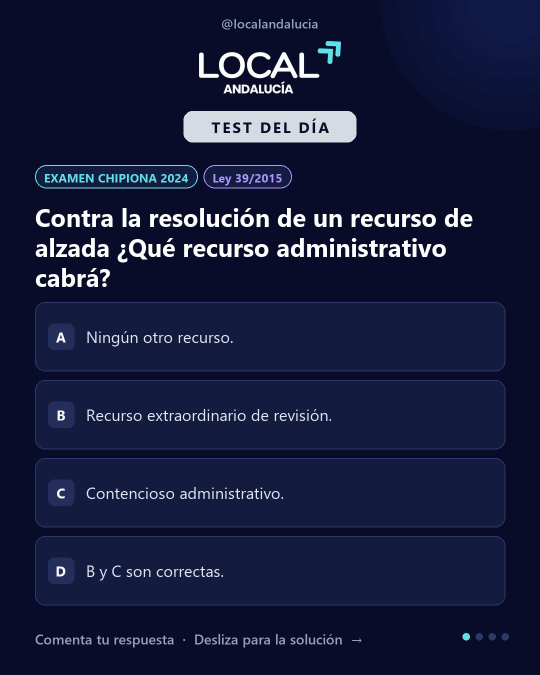
#> input picture cola/2026-10-12/01.jpg, 1080 x 1350 px, given in place of LOCAL ANDALUCÍA.png, which was not available (shown at 1/2 size)
$ python cuenta_atras.py
#> lines starting #> are read from the running program, lines starting #| are printed output that depends on the picture; pictures that were not available may be replaced by others from this repository, and a replacement may not be noted
### generador/carrusel.py
"""Dibuja los carruseles de @localandalucia (1080x1350, tema oscuro de la marca).

Formatos:
  - test        pregunta · solucion · trampa · cta
  - corta       caso (1-2) · pregunta · solucion · trampa · cta          (supuesto con opciones)
  - desarrollo  caso (1-2) · pregunta · respuesta modelo (1-3) · cta     (supuesto sin opciones)
  - infraccion  conducta + "¿leve, grave o muy grave?" · solucion · cta

Prueba rapida:
    python carrusel.py "20. RECURSOS IA/CODIFICADO/TRÁFICO COMPLETO - CODIFICADO.xlsx#4"
"""
import os
import re
import sys

from PIL import Image, ImageDraw, ImageFont

from datos import RAIZ, acortar, es_desarrollo

LOGO = os.path.join(RAIZ, "30. IMÁGENES", "LOGO", "LOCAL ANDALUCÍA.png")
URL_APP = "app.localandalucia.com"
USUARIO = "@localandalucia"

W, H = 1080, 1350
M = 70  # margen lateral
TOP = 330  # donde empieza el contenido (debajo de la cabecera)
LIMITE = H - 150  # por debajo va el pie
MIN_CASO = 350  # mas corto: el caso va en la diapositiva de la pregunta (nunca se omite)

# Paleta de la marca (logo y posts anteriores)
FONDO = (11, 37, 69)        # azul marino de la infografia (#0b2545)
FONDO_ALTO = (13, 44, 85)   # degradado: arriba (#0d2c55)
FONDO_BAJO = (8, 26, 51)    # degradado: abajo (#081a33)
TARJETA = (24, 50, 84)      # tarjeta translucida sobre el fondo
BORDE = (58, 86, 124)
CIAN = (92, 225, 230)
BLANCO = (255, 255, 255)
TEXTO = (226, 230, 242)
GRIS = (150, 160, 192)
PILDORA = (214, 218, 226)
VERDE = (52, 199, 120)
NARANJA = (245, 166, 35)
ROJO = (235, 87, 87)
MORADO = (176, 146, 255)
AMBAR = (242, 183, 5)       # antetitulos (#f2b705)
NAVY_TXT = (11, 37, 69)

MARCA = "POLICÍA LOCAL"     # pastilla de la cabecera
LISTA_CTA = ["+15.000 preguntas de exámenes oficiales", "Supuestos prácticos resueltos paso a paso",
             "Codificado de infracciones y esquemas visuales", "Plan completo: 9,99 €/mes, precio congelado"]

GRAVEDAD = {"leve": VERDE, "grave": NARANJA, "muy grave": ROJO}

FUENTES = "C:/Windows/Fonts/"
TIT = "bahn:Bold Condensed"    # titulos y preguntas (Bahnschrift, como la infografia)
DISPLAY = "bahn:Bold"         # cifras y botones
SEMI = "bahn:SemiBold"        # antetitulos y etiquetas
TXT = "segoeui.ttf"
TXT_B = "segoeuib.ttf"
TXT_SB = "seguisb.ttf"
TXT_I = "segoeuii.ttf"

_cache = {}


def fuente(nombre, tam):
    """Admite "bahn:<variante>" para Bahnschrift (fuente variable de Windows)."""
    if (nombre, tam) not in _cache:
        try:
            if nombre.startswith("bahn:"):
                f = ImageFont.truetype(FUENTES + "bahnschrift.ttf", tam)
                f.set_variation_by_name(nombre[5:])
            else:
                f = ImageFont.truetype(FUENTES + nombre, tam)
        except OSError:
            f = ImageFont.truetype(FUENTES + TXT_B, tam)
        _cache[(nombre, tam)] = f
    return _cache[(nombre, tam)]


# ---------------------------------------------------------------- texto

def envolver(draw, texto, f, ancho):
    lineas = []
    for parrafo in texto.split("\n"):
        actual = ""
        for p in parrafo.split():
            prueba = (actual + " " + p).strip()
            if draw.textlength(prueba, font=f) <= ancho:
                actual = prueba
            else:
                if actual:
                    lineas.append(actual)
                actual = p
        lineas.append(actual)
    return lineas


def ajustar(draw, texto, nombre, ancho, alto, maximo, minimo=22, interlineado=1.3):
    for tam in range(maximo, minimo - 1, -2):
        f = fuente(nombre, tam)
        lineas = envolver(draw, texto, f, ancho)
        if len(lineas) * tam * interlineado <= alto:
            return f, lineas, tam
    f = fuente(nombre, minimo)
    return f, envolver(draw, texto, f, ancho), minimo


def escribir(draw, xy, lineas, f, tam, color, interlineado=1.3):
    x, y = xy
    for ln in lineas:
        draw.text((x, y), ln, font=f, fill=color)
        y += int(tam * interlineado)
    return y


# [17 lines left out: functions paginar, sin_mayusculas, not called in this run]


def formatear_respuesta(t):
    t = re.sub(r"\s+(?=(?:[a-h]\)|\d{1,2}\.\s|[-•]\s)\s*[A-ZÁÉÍÓÚ])", "\n", t)
    return t.strip()


# [18 lines left out: functions frase_relevante, cuantia_legible, not called in this run]


# ---------------------------------------------------------------- piezas comunes

_logo = None


def logo():
    """Logo blanco y cian con fondo transparente."""
    global _logo
    if _logo is None:
        img = Image.open(LOGO).convert("RGB")
        img = img.crop(img.convert("L").point(lambda v: 255 if v > 40 else 0).getbbox())
        img = img.convert("RGBA")
        img.putdata([(r, g, b, min(255, max(r, g, b) * 2)) for r, g, b, _ in img.getdata()])
        alto = 105
        _logo = img.resize((int(img.width * alto / img.height), alto), Image.LANCZOS)
    return _logo


def texto_espaciado(d, centro_x, y, texto, f, color, espacio=4):
    ancho = sum(d.textlength(c, font=f) for c in texto) + espacio * (len(texto) - 1)
    x = centro_x - ancho / 2
    for c in texto:
        d.text((x, y), c, font=f, fill=color)
        x += d.textlength(c, font=f) + espacio


_fondos = {}


def fondo_base(w, h):
    """Degradado azul (arriba mas claro, abajo mas oscuro) con rayas diagonales muy suaves,
    como el fondo de la infografia. Se calcula una vez por tamaño."""
    if (w, h) not in _fondos:
        img = Image.new("RGB", (w, h))
        d = ImageDraw.Draw(img)
        for y in range(h):
            t = y / (h - 1)
            if t < 0.55:
                a, b, k = FONDO_ALTO, FONDO, t / 0.55
            else:
                a, b, k = FONDO, FONDO_BAJO, (t - 0.55) / 0.45
            d.line((0, y, w, y), fill=tuple(int(a[i] + (b[i] - a[i]) * k) for i in range(3)))
        rayas = Image.new("RGBA", (w, h), (0, 0, 0, 0))
        dr = ImageDraw.Draw(rayas)
        for x in range(-h, w + h, 36):  # franjas de 18 px cada 36 px, a 45 grados
            dr.polygon([(x, 0), (x + 18, 0), (x + 18 + h, h), (x + h, h)], fill=(255, 255, 255, 7))
        brillo = Image.new("RGBA", (w, h), (0, 0, 0, 0))
        db = ImageDraw.Draw(brillo)
        for i in range(8):  # resplandor suave arriba a la derecha
            r = 700 - i * 70
            db.ellipse((w - r // 2, -r // 2, w + r // 2, r // 2), fill=(70, 140, 220, 6))
        img = Image.alpha_composite(Image.alpha_composite(img.convert("RGBA"), rayas), brillo).convert("RGB")
        _fondos[(w, h)] = img
    return _fondos[(w, h)].copy()


def pegatina(img, texto, xy, angulo=-3, tam=34):
    """Etiqueta blanca inclinada con sombra cian, como «Lo que más cae en el examen»."""
    d0 = ImageDraw.Draw(img)
    f = fuente(SEMI, tam)
    ancho, alto = int(d0.textlength(texto, font=f)) + 56, tam + 34
    capa = Image.new("RGBA", (ancho + 20, alto + 20), (0, 0, 0, 0))
    dc = ImageDraw.Draw(capa)
    dc.rounded_rectangle((8, 10, ancho + 8, alto + 10), radius=14, fill=CIAN + (255,))
    dc.rounded_rectangle((0, 0, ancho, alto), radius=14, fill=(255, 255, 255, 255))
    dc.text((28, alto // 2), texto, font=f, fill=NAVY_TXT, anchor="lm")
    capa = capa.rotate(-angulo, expand=True, resample=Image.BICUBIC)
    img.paste(capa, xy, capa)


def lienzo(titulo_pildora):
    """Cabecera como la infografia: logo a la izquierda, pastilla de la marca a la derecha
    y antetitulo en ambar con letras espaciadas."""
    img = fondo_base(W, H)
    d = ImageDraw.Draw(img)
    lg = logo()
    esc = 92 / lg.height
    lg = lg.resize((int(lg.width * esc), 92), Image.LANCZOS)
    img.paste(lg, (M, 52), lg)
    f = fuente(SEMI, 28)
    ancho = sum(d.textlength(c, font=f) for c in MARCA) + 3 * (len(MARCA) - 1) + 56
    x1 = W - M
    d.rounded_rectangle((x1 - ancho, 70, x1, 124), radius=27, outline=CIAN, width=3)
    texto_espaciado(d, x1 - ancho / 2, 82, MARCA, f, CIAN, 3)
    fk = fuente(SEMI, 30)
    x = M
    for c in titulo_pildora:  # antetitulo espaciado, alineado a la izquierda
        d.text((x, 210), c, font=fk, fill=AMBAR)
        x += d.textlength(c, font=fk) + 7
    d.line((M, 262, M + 120, 262), fill=AMBAR, width=4)
    return img, d


def pie(d, texto):
    d.text((M, H - 92), texto, font=fuente(TXT_SB, 28), fill=(185, 200, 221))


def puntos(img, actual, total):
    d = ImageDraw.Draw(img)
    r, sep = 7, 26
    x0 = W - M - (total - 1) * sep
    for i in range(total):
        cx = x0 + i * sep
        d.ellipse((cx - r, H - 77 - r, cx + r, H - 77 + r), fill=CIAN if i == actual else BORDE)


# [22 lines left out: functions etiqueta, fila_etiquetas, not called in this run]


def tarjeta(d, caja, borde=BORDE, fondo=TARJETA, barra=None):
    d.rounded_rectangle(caja, radius=24, fill=fondo, outline=borde, width=2)
    if barra:
        x0, y0, _, y1 = caja
        d.rounded_rectangle((x0, y0 + 18, x0 + 7, y1 - 18), radius=3, fill=barra)


# [32 lines left out: functions caja_texto, tarjeta_opcion, not called in this run]


def pildora(p):
    return {"test": "TEST DEL DÍA", "infraccion": "INFRACCIÓN DEL DÍA"}.get(p["tipo"], "SUPUESTO DEL DÍA")


# ---------------------------------------------------------------- test y supuestos

# [260 lines left out: functions slides_caso, caso_en_linea, slide_pregunta, slide_solucion, slide_trampa, slide_pregunta_abierta and 6 more, not called in this run]


# [10 lines that do not run on import are left out]

### generador/cuenta_atras.py
"""Cuenta atrás de diciembre: «Quedan X días para congelar los 9,99 €/mes».
Quien se suscribe antes de 2027 mantiene 9,99 €/mes mientras siga suscrito (compromiso con los alumnos).
No se menciona el precio de 2027 (no está decidido).

    python cuenta_atras.py programar          # 1, 11, 21 y 31 de diciembre a las 18:00
Mismo archivo en los dos repositorios: usa el carrusel (marca) de cada uno.
"""
import datetime as dt
import json
import os
import sys

from PIL import ImageDraw

import carrusel as C

AQUI = os.path.dirname(os.path.abspath(__file__))
COLA = os.path.join(AQUI, "..", "cola")
FECHAS = ["2026-12-01", "2026-12-11", "2026-12-21", "2026-12-31"]
FIN = dt.date(2027, 1, 1)


def dias_que_quedan(fecha):
    return (FIN - dt.date.fromisoformat(fecha)).days


def slides(fecha):
    W, M = C.W, C.M
    n = dias_que_quedan(fecha)
    imgs = []
    # 1. el numero
    img, d = C.lienzo("PRECIO DE LANZAMIENTO")
    y = C.TOP - 20
    if n == 1:
        d.text((M, y), "ÚLTIMO", font=C.fuente(C.TIT, 190), fill=C.CIAN)
        d.text((M, y + 200), "DÍA", font=C.fuente(C.TIT, 190), fill=C.BLANCO)
        y += 420
    else:
        d.text((M, y - 30), "QUEDAN", font=C.fuente(C.TIT, 90), fill=C.BLANCO)
        d.text((M - 8, y + 50), str(n), font=C.fuente(C.TIT, 330), fill=C.CIAN)
        d.text((M, y + 400), "DÍAS", font=C.fuente(C.TIT, 90), fill=C.BLANCO)
        y += 520
    f, l, t = C.ajustar(d, "para congelar tu precio a 9,99 €/mes", C.TIT, W - 2 * M, 150, 70, 40, 1.05)
    y = C.escribir(d, (M, y), l, f, t, C.BLANCO, 1.05) + 30
    C.pegatina(img, "Se mantiene mientras sigas suscrito", (M - 6, min(y, C.LIMITE - 70)), angulo=-3, tam=34)
    imgs.append(img)
    # 2. como funciona + que incluye
    img, d = C.lienzo("CÓMO FUNCIONA")
    y = C.TOP - 10
    pasos = ["Te suscribes al Plan Completo antes del 1 de enero de 2027.",
             "Pagas 9,99 €/mes y ese precio se queda congelado.",
             "Lo mantienes todos los meses mientras sigas suscrito."]
    for i, p in enumerate(pasos, 1):
        f, l, t = C.ajustar(d, p, C.TXT_SB, W - 2 * M - 150, 160, 36, 26, 1.3)
        alto = max(120, len(l) * int(t * 1.3) + 50)
        C.tarjeta(d, (M, y, W - M, y + alto))
        d.ellipse((M + 30, y + alto // 2 - 34, M + 98, y + alto // 2 + 34), fill=C.AMBAR)
        d.text((M + 64, y + alto // 2), str(i), font=C.fuente(C.DISPLAY, 44), fill=C.NAVY_TXT, anchor="mm")
        C.escribir(d, (M + 126, y + (alto - len(l) * int(t * 1.3)) // 2), l, f, t, C.BLANCO, 1.3)
        y += alto + 20
    y += 10
    d.text((M, y), "Y tienes acceso a:", font=C.fuente(C.SEMI, 36), fill=C.CIAN)
    y += 56
    for item in C.LISTA_CTA[:3]:
        cx, cy = M + 18, y + 20
        d.ellipse((cx - 16, cy - 16, cx + 16, cy + 16), fill=C.CIAN)
        d.line((cx - 8, cy, cx - 2, cy + 7, cx + 9, cy - 7), fill=C.NAVY_TXT, width=4)
        d.text((cx + 34, cy), item, font=C.fuente(C.TXT_SB, 32), fill=C.BLANCO, anchor="lm")
        y += 56
    C.pie(d, "Desliza  >")
    imgs.append(img)
    # 3. cierre
    img, d = C.lienzo("NO LO DEJES PARA ENERO")
    y = C.TOP
    for texto, color in (("ENTRA AHORA", C.BLANCO), ("Y QUÉDATE CON", C.BLANCO), ("9,99 €/MES.", C.CIAN)):
        f, _, _ = C.ajustar(d, texto, C.TIT, W - 2 * M, 110, 104, 56, 1.0)
        d.text((M, y), texto, font=f, fill=color)
        y += 110
    y += 40
    d.rounded_rectangle((M, y, W - M, y + 150), radius=30, fill=C.CIAN)
    d.text((W // 2, y + 44), "Suscríbete en", font=C.fuente(C.SEMI, 34), fill=C.NAVY_TXT, anchor="mm")
    fu, _, _ = C.ajustar(d, C.URL_APP, C.DISPLAY, W - 2 * M - 80, 80, 62, 36, 1.0)
    d.text((W // 2, y + 102), C.URL_APP, font=fu, fill=C.NAVY_TXT, anchor="mm")
    y += 190
    d.text((W // 2, y), "Puedes empezar gratis y pasarte al Plan Completo cuando quieras",
           font=C.fuente(C.TXT_SB, 28), fill=(185, 200, 221), anchor="mm")
    C.pie(d, "Enlace en la bio")
    imgs.append(img)
    return imgs


def texto(fecha):
    n = dias_que_quedan(fecha)
    gancho = "⏳ Último día para congelar tu precio a 9,99 €/mes." if n == 1 else \
        f"⏳ Quedan {n} días para congelar tu precio a 9,99 €/mes."
    return "\n\n".join([
        gancho,
        "Quien se suscriba al Plan Completo antes del 1 de enero de 2027 mantiene los 9,99 €/mes "
        "todos los meses mientras siga suscrito.",
        "Exámenes oficiales resueltos y justificados, supuestos prácticos y mucho más en "
        f"{C.URL_APP} (enlace en la bio). Puedes empezar gratis.",
        "#oposicionesandalucia #oposiciones #preciocongelado",
    ])


def programar():
    for fecha in FECHAS:
        clave = fecha + "_tarde"
        salida = os.path.join(COLA, clave)
        if os.path.exists(os.path.join(salida, "meta.json")):
            print(clave, "ya existe: no se toca")
            continue
        os.makedirs(salida, exist_ok=True)
        imgs = slides(fecha)
#> in fondo_base, `img = Image.new("RGB", (w, h))`: img: PIL image 1080x1350 RGB; every value is 0
#> in fondo_base, `rayas = Image.new("RGBA", (w, h), (0, 0, 0, 0))`: rayas: PIL image 1080x1350 RGBA; every value is 0
#> in logo, img is the input picture: PIL image 1080x1350 RGB; mean R, G, B 23.2, 29.2, 60.3
#> in logo, `img = img.crop(img.convert("L").point(lambda v: 255 if v > 40 else 0)...`:
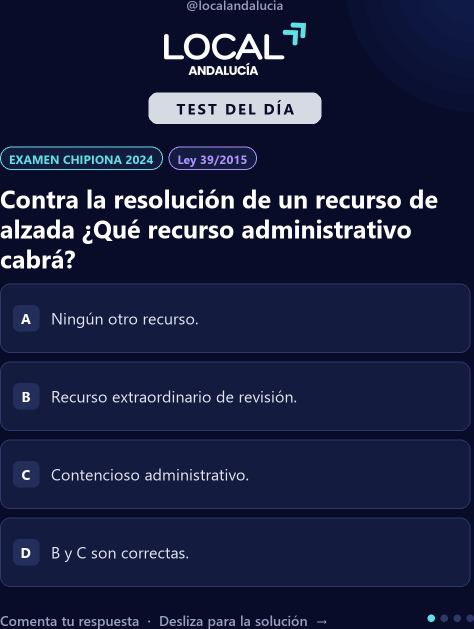
#> img: PIL image 948x1258 RGB (shown at 1/2 size); mean R, G, B 26.5, 32.8, 64.1
#> in logo, `_logo = img.resize((int(img.width * alto / img.height), alto), Image.L..`:
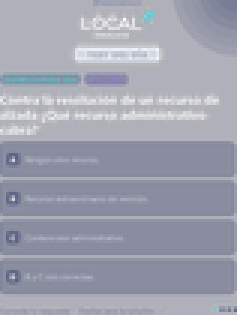
#> _logo: PIL image 79x105 RGBA (shown 3 times larger); mean R, G, B, A 32.7, 38.8, 68.7, 115.2; transparent parts drawn white
#> in lienzo, `lg = lg.resize((int(lg.width * esc), 92), Image.LANCZOS)`:
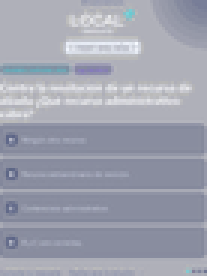
#> lg: PIL image 69x92 RGBA (shown 3 times larger); mean R, G, B, A 33.9, 40, 69.5, 115.3; transparent parts drawn white
#> in lienzo, `ancho = sum(d.textlength(c, font=f) for c in MARCA) + 3 * (len(MARCA) ..`: ancho = 302.6
#> the loop in lienzo, `for c in titulo_pildora:` made 21 passes
#> x on passes 1 to 12: 95.09, 122.9, 148.9, 176.8, 192.7, 223.3, 239.8, 269.9, 295.9, 312.4, 336.1, 363.6
#> after the loop in lienzo, `for c in titulo_pildora:`: x = 608.2
#> in slides, `f, l, t = C.ajustar(d, "para congelar tu precio a 9,99 €/mes", C.TIT, ..`: l = ['para congelar tu precio a', '9,99 €/mes']; t = 70
#> the loop in escribir, `for ln in lineas:` made 2 passes
#> (ln, y) on passes 1 to 2: ('para congelar tu precio a', 903), ('9,99 €/mes', 976)
#> after the loop in escribir, `for ln in lineas:`: y = 976
#> in slides, `y = C.escribir(d, (M, y), l, f, t, C.BLANCO, 1.05) + 30`: y = 1006
#> in pegatina, `d0 = ImageDraw.Draw(img)`:
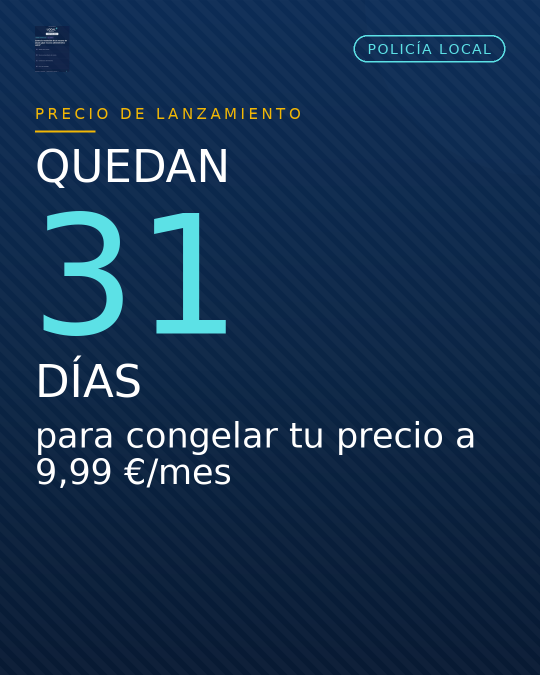
#> img: PIL image 1080x1350 RGB (shown at 1/2 size); mean R, G, B 21.4, 48, 78.7
#> in pegatina, `ancho, alto = int(d0.textlength(texto, font=f)) + 56, tam + 34`: ancho = 674; alto = 68
#> in pegatina, `capa = Image.new("RGBA", (ancho + 20, alto + 20), (0, 0, 0, 0))`: capa: PIL image 694x88 RGBA; every value is 0
#> in pegatina, `capa = capa.rotate(-angulo, expand=True, resample=Image.BICUBIC)`:
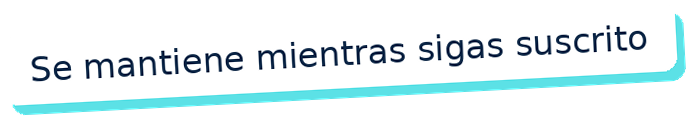
#> capa: PIL image 698x126 RGBA; mean R, G, B, A 130.3, 143, 145, 155.2; transparent parts drawn white
#> in pegatina, `img.paste(capa, xy, capa)`:
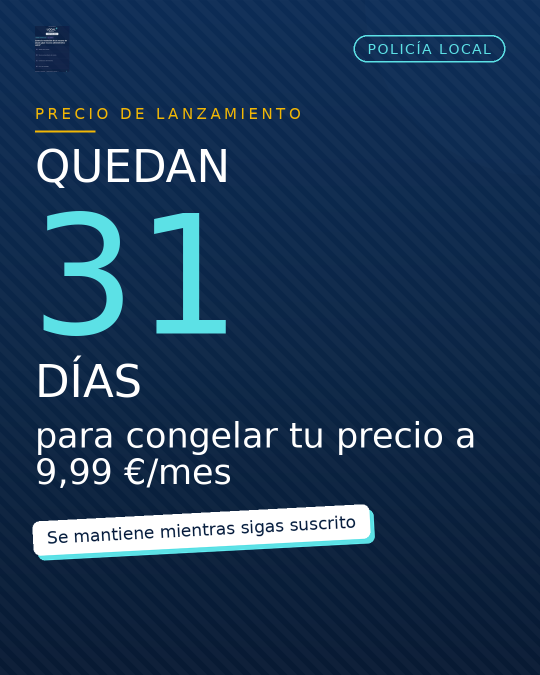
#> img: PIL image 1080x1350 RGB (shown at 1/2 size); mean R, G, B 28.8, 55.3, 85.1
#> the loop in lienzo (call 2), `for c in titulo_pildora:` made 13 passes
#> x on passes 1 to 12: 97.95, 128.6, 161.5, 192.1, 208.6, 232.8, 261.8, 291.2, 319.2, 335, 365.6, 395.1
#> the loop in slides, `for i, p in enumerate(pasos, 1):` made 3 passes
#> (l, y) on passes 2 to 3: (['Pagas 9,99 €/mes y ese precio se queda', 'congelado.'], 644), (['Lo mantienes todos los meses mientras', 'sigas suscrito.'], 806)
#> y on pass 1: 482
#> after the loop in slides, `for i, p in enumerate(pasos, 1):`: y = 806
#> in slides, `y += 10`: y = 816
#> in slides, `y += 56`: y = 872
#> the loop in slides, `for item in C.LISTA_CTA[:3]:` made 3 passes
#> (cy, y) on passes 2 to 3: (948, 984), (1004, 1040)
#> (item, cy, y) on pass 1: ('+15.000 preguntas de exámenes oficiales', 892, 928)
#> after the loop in slides, `for item in C.LISTA_CTA[:3]:`: y = 1040
#> in slides, `y = C.TOP`: y = 330
#> the loop in slides, `for texto, color in (("ENTRA AHORA", C.BLANCO), ("Y QUÉDATE CON", C.BL..` made 3 passes
#> (texto, color, y) on passes 1 to 3: ('ENTRA AHORA', (255, 255, 255), 440), ('Y QUÉDATE CON', (255, 255, 255), 550), ('9,99 €/MES.', (92, 225, 230), 660)
#> after the loop in slides, `for texto, color in (("ENTRA AHORA", C.BLANCO), ("Y QUÉDATE CON", C.BL..`: y = 660
#> in slides, `y += 40`: y = 700
#> the loop in ajustar, `for tam in range(maximo, minimo - 1, -2):` made 1 pass
#> lineas on pass 1: ['app.localandalucia.com']
#> in slides, `y += 190`: y = 890
#> imgs = 3 items
        nombres = []
        for i, im in enumerate(imgs):
            C.puntos(im, i, len(imgs))
            n = f"{i + 1:02d}.jpg"
            im.save(os.path.join(salida, n), "JPEG", quality=90, optimize=True, progressive=True)
            nombres.append(n)
#> this loop made 3 passes
#> n on passes 1 to 3: '01.jpg', '02.jpg', '03.jpg'
#> pass 2, in programar, `im.save(os.path.join(salida, n), "JPEG", quality=90, optimize=True, pr..`:
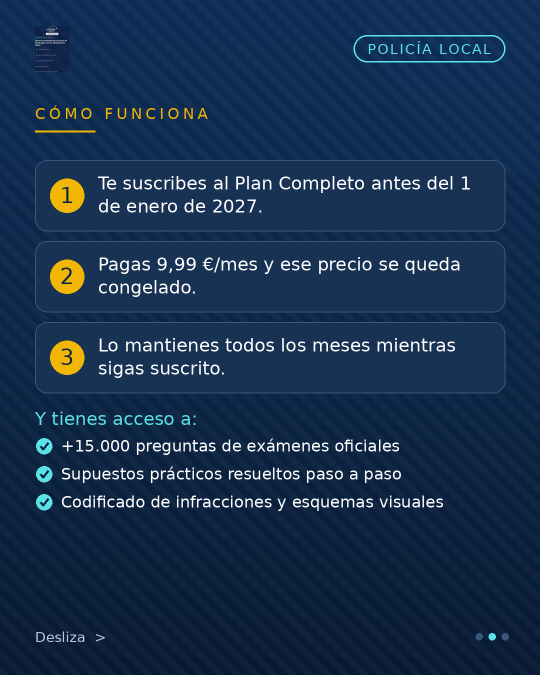
#> saved as 02.jpg: PIL image 1080x1350 RGB (shown at 1/2 size); mean R, G, B 25.2, 49.3, 79
#> after the loop, nombres = ['01.jpg', '02.jpg', '03.jpg']
        open(os.path.join(salida, "caption.txt"), "w", encoding="utf-8").write(texto(fecha))
        meta = {"fecha": fecha, "franja": "tarde", "id": f"cuenta-atras-{fecha}", "formato": "cuenta_atras",
                "tema": "promo", "convocatoria": "", "caso": "", "imagenes": nombres}
#> meta = {'fecha': '2026-12-01', 'franja': 'tarde', 'id': 'cuenta-atras-2026-12-01', 'formato': 'cuenta_atras', 'tema': 'promo', 'convocatoria': '', 'caso': '', 'imagenes': ['01.jpg', '02.jpg', '03.jpg']}
        json.dump(meta, open(os.path.join(salida, "meta.json"), "w", encoding="utf-8"), ensure_ascii=False, indent=1, sort_keys=True)
        print(f"{clave}: quedan {dias_que_quedan(fecha)} días")


if __name__ == "__main__":
    programar()
